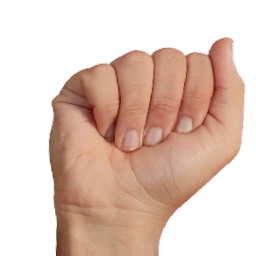
%> input picture Atest1.png, 256 x 256 px
$ octave hogexample.m   (GNU Octave 9; MATLAB toolbox functions it lacks are replaced by stand-ins)
%> lines starting %> are read from the running program, lines starting %| are printed output that depends on the picture
img = imread('Atest1.png');
%> img is the input picture: size 256x256x3 uint8; mean R, G, B 224.7, 200.2, 188.4

% Convert the image to grayscale
grayImg = rgb2gray(img);
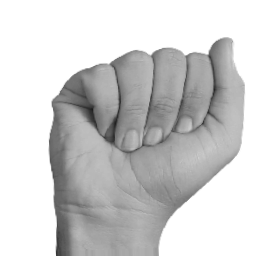
%> grayImg: size 256x256 uint8; min 28, max 255, mean 206.2

% Resize to 64x64
resizedImg = imresize(grayImg, [64, 64]);
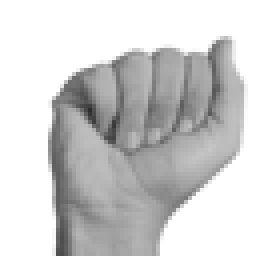
%> resizedImg: size 64x64 uint8 (shown 4 times larger); min 43, max 255, mean 206.1

% Extract HOG features
%> (the run ends here)

$ run again, with Btest3.png copied over Atest1.png
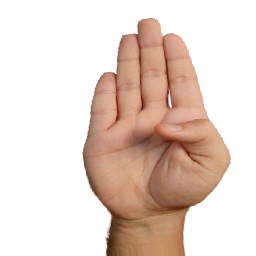
%> input picture Btest3.png, 256 x 256 px
%> img is the input picture: size 256x256x3 uint8; mean R, G, B 230.5, 212.9, 203.9
%> `grayImg = rgb2gray(img);`:
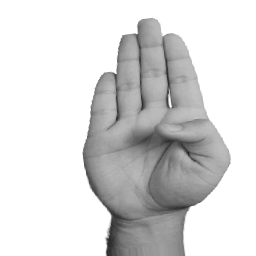
%> grayImg: size 256x256 uint8; min 34, max 255, mean 217.1
%> `resizedImg = imresize(grayImg, [64, 64]);`:
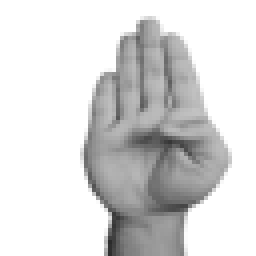
%> resizedImg: size 64x64 uint8 (shown 4 times larger); min 43, max 255, mean 217

$ run again, with Atest3.jpeg saved as Atest1.png
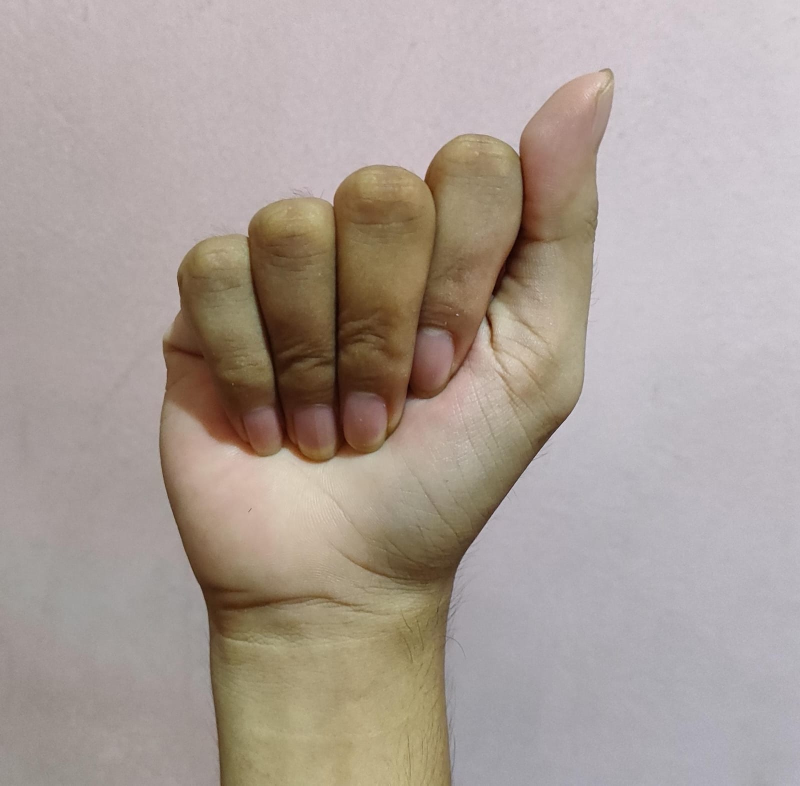
%> input picture Atest3.jpeg, 1600 x 1571 px (shown at 1/2 size)
%> img is the input picture: size 1571x1600x3 uint8; mean R, G, B 170.6, 158.7, 151.8
%> `grayImg = rgb2gray(img);`:
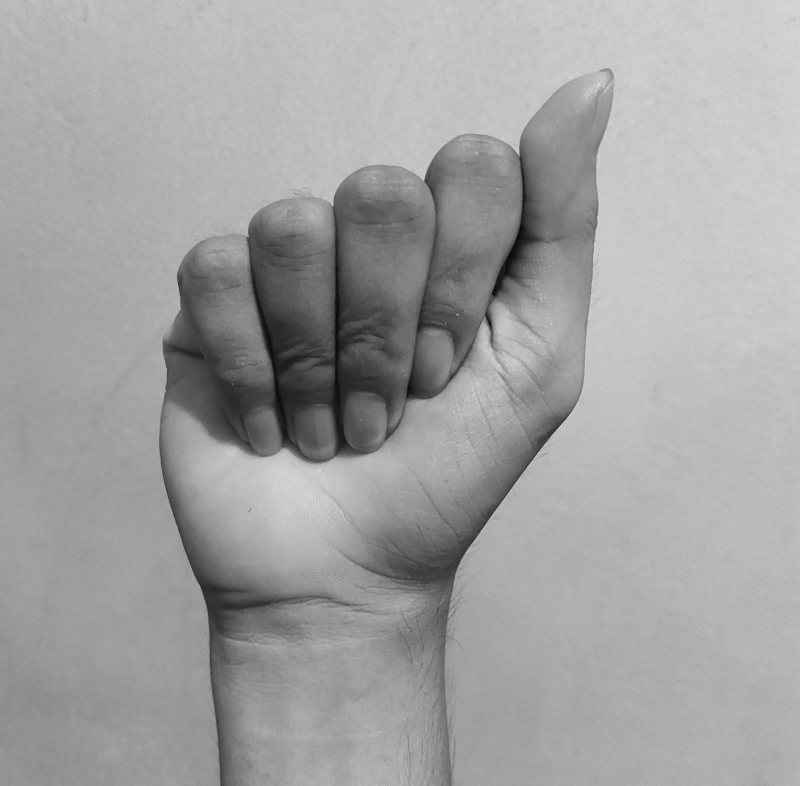
%> grayImg: size 1571x1600 uint8 (shown at 1/2 size); min 6, max 228, mean 161.6
%> `resizedImg = imresize(grayImg, [64, 64]);`:
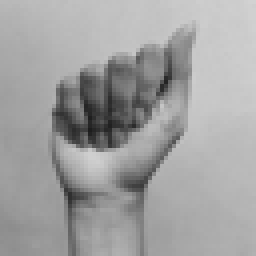
%> resizedImg: size 64x64 uint8 (shown 4 times larger); min 29, max 210, mean 161.5
